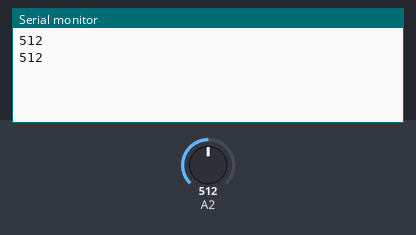
Bench run of a sketch on a simulated Arduino Uno, built with avr-gcc and run on an emulated ATmega328P. On the bench: the last lines printed to the serial monitor. The inputs (shaded band) are chosen by the test bench; at power-on: A2 = 512.

Above: at 1.2 s.
1.3 s: A2 set to 716
At 2.6 s:
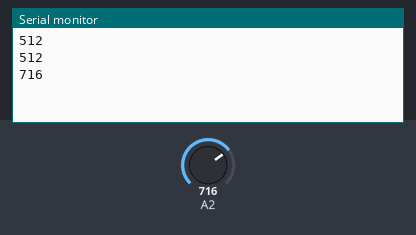
2.8 s: A2 set to 900
At 3.7 s:
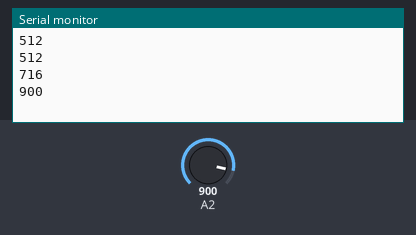
Timing chart, 0 to 5.8 s (numbered marks = the images above; inputs shaded):
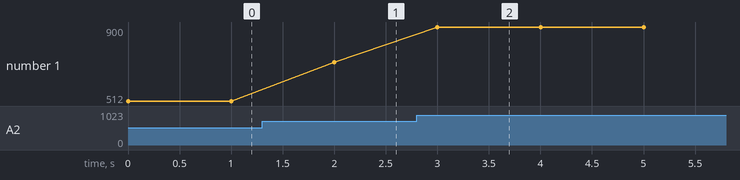

Measured:
- after the input at 1.3 s, the serial monitor: prints a new line after 0.70 s (image 1)
- after the input at 2.8 s, the serial monitor: prints a new line after 0.20 s (image 2)
- plotted number 1: 512 → 716 after the input at 1.3 s, 716 → 900 after the input at 2.8 s

The sketch:

leer_valor_ADC.ino
```cpp
//------------------ PRÁCTICA 1 ------------------//
// Ejercicio 1: Leer el valor del ADC

void setup() {
  Serial.begin(115200); //Función que inicia la comunicación serie a 115200 bits por segundo
}

void loop() {
  //Conecto potenciometro al puerto 2
  //(Se podrían haber usados los puertos: 36, 39, 34, 32, 33, 25, 27, 27,8, 12)
  int ValorPotenciometro = analogRead(2); //Lee la entrada analógica del puerto 2
  Serial.println(analogRead(2)); //Imprime los datos en el Monitor Serie
  delay(1000); //tiempo entre lecturas de 1000 ms (1s)

}
```
